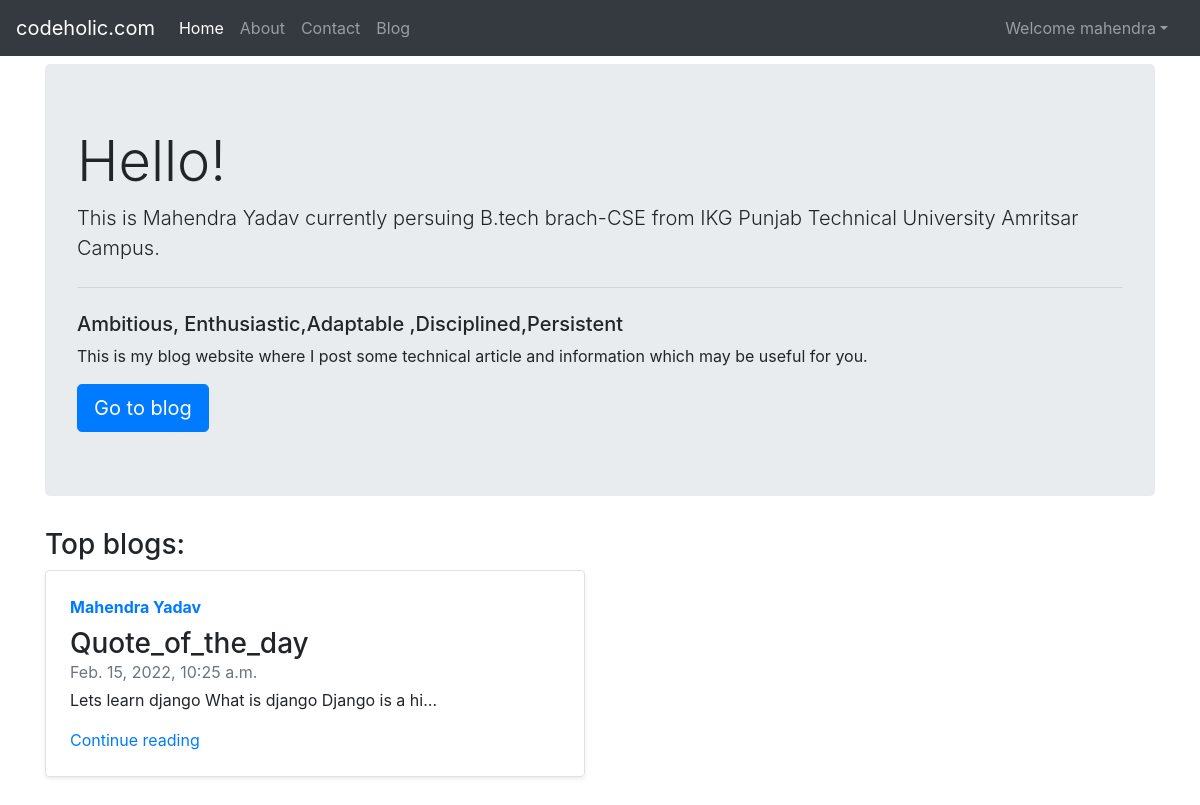
Page / (signed in) on the committed database.
### blog/models.py (models this page shows, shortened)
class Post(models.Model):
     sn = models.AutoField(primary_key= True)
     title = models.CharField(max_length=500)
     content = models.TextField()
     slug = models.CharField(max_length=500)
     timestamp = models.DateTimeField(blank=True)
     author = models.CharField(max_length=100)

### home/views.py (the view)
# urls.py: path("", views.home, name='home'),
def home(request):
    all_post = Post.objects.all()
    context = {"all_post": all_post}
    return render(request, "home/home.html", context)

### templates/home/home.html (shortened to what this page needs)
{% extends "base.html" %}
{% block homeactive %}active{% endblock homeactive %}
{% block body %}
<div class="container my-2">
<div class="jumbotron">
  <h1 class="display-4">Hello!</h1>
  <p class="lead">This is Mahendra Yadav currently persuing B.tech brach-CSE from IKG Punjab Technical University Amritsar Campus.</p>
    <hr class="my-4">
  <h5>Ambitious, Enthusiastic,Adaptable
,Disciplined,Persistent</h5>
  <p>This is my blog website where I post some technical article and information which may be useful for you.</p>
    <a class="btn btn-primary btn-lg" href="/blog" role="button">Go to blog</a>
</div>
</div>
<div class="container mt-3">
<h3>Top blogs:</h3>
    <div class="row my-2">
        {% for post in all_post %}
        <div class="col-md-6">
      <div class="row no-gutters border rounded overflow-hidden flex-md-row mb-4 shadow-sm h-md-250 position-relative">
        <div class="col p-4 d-flex flex-column position-static">
          <strong class="d-inline-block mb-2 text-primary">{{ post.author }}</strong>
          <h3 class="mb-0">{{ post.title }}</h3>
          <div class="mb-1 text-muted">{{ post.timestamp }}</div>
          <p class="card-text mb-auto"><div class = "preview">{{ post.content |safe| truncatechars:100}}</div></p>
          <a href="blog/{{ post.slug }}" class="stretched-link">Continue reading</a>
        </div>
      </div>
    </div>
        {%endfor%}</div>
</div>
{% endblock body %}

### templates/base.html (shortened to what this page needs)
<!doctype html>
<html lang="en">
  <head>
    <link rel="stylesheet" href="https://cdn.jsdelivr.net/npm/bootstrap@4.6.1/dist/css/bootstrap.min.css">
  </head>
  <body>
    <nav class="navbar navbar-expand-lg navbar-dark bg-dark">
  <a class="navbar-brand" href="#">codeholic.com</a>
  <div class="collapse navbar-collapse" id="navbarSupportedContent">
    <ul class="navbar-nav mr-auto">
      <li class="nav-item {% block homeactive %}{% endblock homeactive%}">
        <a class="nav-link" href="/">Home</a>
      </li>
      <li class="nav-item   {% block aboutactive%}{% endblock aboutactive%}" >
        <a class="nav-link" href="/about">About</a>
      </li>
      <li class="nav-item  {% block contactactive%}{% endblock contactactive%}">
        <a class="nav-link" href="/contact">Contact</a>
      </li>
      <li class="nav-item {% block blogactive%}{% endblock blogactive%}" >
        <a class="nav-link" href="/blog">Blog</a>
      </li>
    </ul>
{% if user.is_authenticated %}
<ul class="navbar-nav mr-2">
<li class="nav-item dropdown">
<a class="nav-link dropdown-toggle" href='#' id="navbarDropdown" role="button" data-toggle="dropdown"> Welcome {{request.user}}</a>
      </li>
      </ul>
      </div>
{% endif %}
</nav>
    {% block body %} {% endblock body%}
  </body>
</html>

### rows in the picture
Post: author "Mahendra Yadav", title "Quote_of_the_day", timestamp "Feb. 15, 2022, 10:25 a.m."

### other values in the picture
{{ request.user }} "mahendra"
